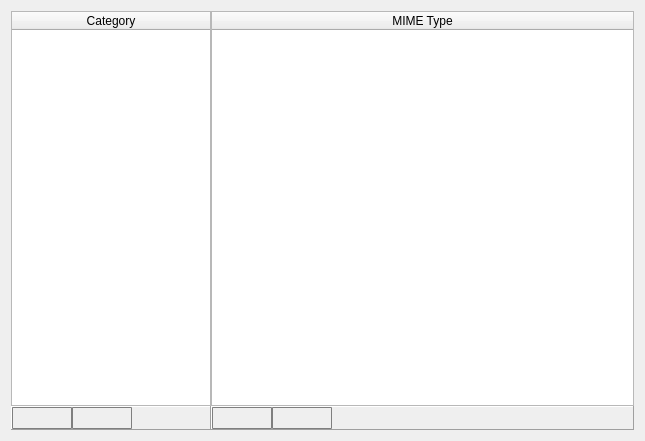
<?xml version="1.0" encoding="UTF-8"?>
<ui version="4.0">
 <class>recon_configuration_page_mime_types</class>
 <widget class="QWidget" name="recon_configuration_page_mime_types">
  <property name="geometry">
   <rect>
    <x>0</x>
    <y>0</y>
    <width>645</width>
    <height>441</height>
   </rect>
  </property>
  <property name="windowTitle">
   <string>Form</string>
  </property>
  <layout class="QVBoxLayout" name="verticalLayout_3">
   <item>
    <layout class="QHBoxLayout" name="horizontalLayout" stretch="0,1">
     <property name="spacing">
      <number>0</number>
     </property>
     <item>
      <layout class="QVBoxLayout" name="verticalLayout">
       <property name="spacing">
        <number>0</number>
       </property>
       <item>
        <widget class="QTableWidget" name="tableWidget_category">
         <property name="minimumSize">
          <size>
           <width>200</width>
           <height>0</height>
          </size>
         </property>
         <property name="maximumSize">
          <size>
           <width>200</width>
           <height>16777215</height>
          </size>
         </property>
         <property name="styleSheet">
          <string notr="true">QTableView {
/*selection-background-color: #87CEFF;*/
selection-background-color: #0069EB;
selection-color:white;
 }






QTableView::item:selected:!active {
    color:white;
    
   /*background-color:  #0069EB;*/


}




 QTableView::item:selected:!active {
                                 color:white;
                                 background-color:  #0069EB;
                                  }


                                 QTableView {
                                 selection-background-color: #0069D7;
                                    }




                                 QTableView::item:selected:!active {
                                 color:white;
                                 background-color:  #0069EB;
                                 }

QScrollBar{
		width:9px;
}</string>
         </property>
         <property name="frameShadow">
          <enum>QFrame::Plain</enum>
         </property>
         <property name="editTriggers">
          <set>QAbstractItemView::NoEditTriggers</set>
         </property>
         <property name="selectionMode">
          <enum>QAbstractItemView::SingleSelection</enum>
         </property>
         <property name="selectionBehavior">
          <enum>QAbstractItemView::SelectRows</enum>
         </property>
         <property name="showGrid">
          <bool>false</bool>
         </property>
         <property name="sortingEnabled">
          <bool>true</bool>
         </property>
         <attribute name="horizontalHeaderStretchLastSection">
          <bool>true</bool>
         </attribute>
         <attribute name="verticalHeaderVisible">
          <bool>false</bool>
         </attribute>
         <column>
          <property name="text">
           <string>Category</string>
          </property>
         </column>
        </widget>
       </item>
       <item>
        <widget class="QFrame" name="frame_34">
         <property name="maximumSize">
          <size>
           <width>200</width>
           <height>30</height>
          </size>
         </property>
         <property name="frameShape">
          <enum>QFrame::Panel</enum>
         </property>
         <property name="frameShadow">
          <enum>QFrame::Raised</enum>
         </property>
         <property name="lineWidth">
          <number>1</number>
         </property>
         <layout class="QHBoxLayout" name="horizontalLayout_3">
          <property name="spacing">
           <number>0</number>
          </property>
          <property name="leftMargin">
           <number>0</number>
          </property>
          <property name="topMargin">
           <number>0</number>
          </property>
          <property name="rightMargin">
           <number>0</number>
          </property>
          <property name="bottomMargin">
           <number>0</number>
          </property>
          <item>
           <widget class="QPushButton" name="pushButton_add_category">
            <property name="minimumSize">
             <size>
              <width>60</width>
              <height>22</height>
             </size>
            </property>
            <property name="maximumSize">
             <size>
              <width>60</width>
              <height>22</height>
             </size>
            </property>
            <property name="styleSheet">
             <string notr="true">QPushButton {
     border-color: #7f7f7f;
     border-style: solid;
     border-radius: 1px;
     border-width: 1px;
       }
QPushButton:pressed {
	background-color: qlineargradient(x1: 0, y1: 0, x2: 0, y2: 1, stop: 0 #FFFFFF, stop: 1 #FFFFFF);
                border-color: #000000;
}

QPushButton:checked {
	background-color: qlineargradient(x1: 0, y1: 0, x2: 0, y2: 1, stop: 0 #FFFFFF, stop: 1 #FFFFFF);
                border-color: #484848;
}</string>
            </property>
            <property name="text">
             <string/>
            </property>
           </widget>
          </item>
          <item>
           <widget class="QPushButton" name="pushButton_remove_category">
            <property name="minimumSize">
             <size>
              <width>60</width>
              <height>22</height>
             </size>
            </property>
            <property name="maximumSize">
             <size>
              <width>60</width>
              <height>22</height>
             </size>
            </property>
            <property name="styleSheet">
             <string notr="true">QPushButton {
     border-color: #7f7f7f;
     border-style: solid;
     border-radius: 1px;
     border-width: 1px;
      }
QPushButton:pressed {
	background-color: qlineargradient(x1: 0, y1: 0, x2: 0, y2: 1, stop: 0 #FFFFFF, stop: 1 #FFFFFF);
                border-color: #000000;
}

QPushButton:checked {
	background-color: qlineargradient(x1: 0, y1: 0, x2: 0, y2: 1, stop: 0 #FFFFFF, stop: 1 #FFFFFF);
                border-color: #484848;
}</string>
            </property>
            <property name="text">
             <string/>
            </property>
           </widget>
          </item>
          <item>
           <widget class="QLabel" name="label_2">
            <property name="styleSheet">
             <string notr="true"/>
            </property>
            <property name="text">
             <string/>
            </property>
           </widget>
          </item>
         </layout>
        </widget>
       </item>
      </layout>
     </item>
     <item>
      <layout class="QVBoxLayout" name="verticalLayout_2">
       <property name="spacing">
        <number>0</number>
       </property>
       <item>
        <widget class="QTableWidget" name="tableWidget_mime_type">
         <property name="styleSheet">
          <string notr="true">QTableView {
/*selection-background-color: #87CEFF;*/
selection-background-color: #0069EB;
selection-color:white;
 }






QTableView::item:selected:!active {
    color:white;
    
   /*background-color:  #0069EB;*/


}




 QTableView::item:selected:!active {
                                 color:white;
                                 background-color:  #0069EB;
                                  }


                                 QTableView {
                                 selection-background-color: #0069D7;
                                    }




                                 QTableView::item:selected:!active {
                                 color:white;
                                 background-color:  #0069EB;
                                 }

QScrollBar{
		width:9px;
}</string>
         </property>
         <property name="frameShadow">
          <enum>QFrame::Plain</enum>
         </property>
         <property name="editTriggers">
          <set>QAbstractItemView::NoEditTriggers</set>
         </property>
         <property name="selectionMode">
          <enum>QAbstractItemView::SingleSelection</enum>
         </property>
         <property name="selectionBehavior">
          <enum>QAbstractItemView::SelectRows</enum>
         </property>
         <property name="showGrid">
          <bool>false</bool>
         </property>
         <property name="sortingEnabled">
          <bool>true</bool>
         </property>
         <attribute name="horizontalHeaderStretchLastSection">
          <bool>true</bool>
         </attribute>
         <attribute name="verticalHeaderVisible">
          <bool>false</bool>
         </attribute>
         <column>
          <property name="text">
           <string>MIME Type</string>
          </property>
         </column>
        </widget>
       </item>
       <item>
        <widget class="QFrame" name="frame_2">
         <property name="maximumSize">
          <size>
           <width>16777215</width>
           <height>30</height>
          </size>
         </property>
         <property name="frameShape">
          <enum>QFrame::Panel</enum>
         </property>
         <property name="frameShadow">
          <enum>QFrame::Raised</enum>
         </property>
         <property name="lineWidth">
          <number>1</number>
         </property>
         <layout class="QHBoxLayout" name="horizontalLayout_2">
          <property name="spacing">
           <number>0</number>
          </property>
          <property name="leftMargin">
           <number>0</number>
          </property>
          <property name="topMargin">
           <number>0</number>
          </property>
          <property name="rightMargin">
           <number>0</number>
          </property>
          <property name="bottomMargin">
           <number>0</number>
          </property>
          <item>
           <widget class="QPushButton" name="pushButton_add_mime_type">
            <property name="minimumSize">
             <size>
              <width>60</width>
              <height>22</height>
             </size>
            </property>
            <property name="maximumSize">
             <size>
              <width>60</width>
              <height>22</height>
             </size>
            </property>
            <property name="styleSheet">
             <string notr="true">QPushButton {
     border-color: #7f7f7f;
     border-style: solid;
     border-radius: 1px;
     border-width: 1px;
      }
QPushButton:pressed {
	background-color: qlineargradient(x1: 0, y1: 0, x2: 0, y2: 1, stop: 0 #FFFFFF, stop: 1 #FFFFFF);
                border-color: #000000;
}

QPushButton:checked {
	background-color: qlineargradient(x1: 0, y1: 0, x2: 0, y2: 1, stop: 0 #FFFFFF, stop: 1 #FFFFFF);
                border-color: #484848;
}</string>
            </property>
            <property name="text">
             <string/>
            </property>
           </widget>
          </item>
          <item>
           <widget class="QPushButton" name="pushButton_remove_mime_type">
            <property name="minimumSize">
             <size>
              <width>60</width>
              <height>22</height>
             </size>
            </property>
            <property name="maximumSize">
             <size>
              <width>60</width>
              <height>22</height>
             </size>
            </property>
            <property name="styleSheet">
             <string notr="true">QPushButton {
     border-color: #7f7f7f;
     border-style: solid;
     border-radius: 1px;
     border-width: 1px;
     }
QPushButton:pressed {
	background-color: qlineargradient(x1: 0, y1: 0, x2: 0, y2: 1, stop: 0 #FFFFFF, stop: 1 #FFFFFF);
                border-color: #000000;
}

QPushButton:checked {
	background-color: qlineargradient(x1: 0, y1: 0, x2: 0, y2: 1, stop: 0 #FFFFFF, stop: 1 #FFFFFF);
                border-color: #484848;
}</string>
            </property>
            <property name="text">
             <string/>
            </property>
           </widget>
          </item>
          <item>
           <widget class="QLabel" name="label_3">
            <property name="styleSheet">
             <string notr="true"/>
            </property>
            <property name="text">
             <string/>
            </property>
           </widget>
          </item>
         </layout>
        </widget>
       </item>
      </layout>
     </item>
    </layout>
   </item>
  </layout>
 </widget>
 <resources/>
 <connections/>
</ui>
